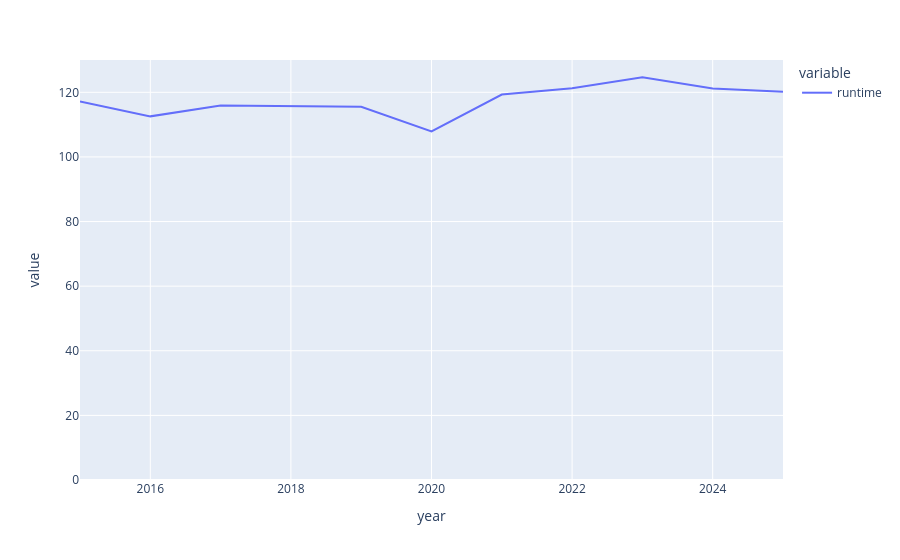

The notebook cell this image was saved under:
### Code cell
fig = px.line(movies.groupby("year")["runtime"].mean(), range_y=[0,130])
fig.show()

### Figure 1 — Plotly figure (JSON) as saved in the notebook; plotly's stock layout.template omitted (floating-point values rounded to 4 significant figures)
{"data": [{"hovertemplate": "variable=runtime<br>year=%{x}<br>value=%{y}<extra></extra>", "legendgroup": "runtime", "line": {"color": "#636efa", "dash": "solid"}, "marker": {"symbol": "circle"}, "mode": "lines", "name": "runtime", "orientation": "v", "showlegend": true, "type": "scatter", "x": [2015, 2016, 2017, 2018, 2019, 2020, 2021, 2022, 2023, 2024, 2025], "xaxis": "x", "y": [117.1, 112.6, 115.9, 115.8, 115.5, 107.9, 119.3, 121.3, 124.6, 121.2, 120.2], "yaxis": "y"}], "layout": {"legend": {"title": {"text": "variable"}, "tracegroupgap": 0}, "margin": {"t": 60}, "xaxis": {"anchor": "y", "domain": [0, 1], "title": {"text": "year"}}, "yaxis": {"anchor": "x", "domain": [0, 1], "range": [0, 130], "title": {"text": "value"}}}}
